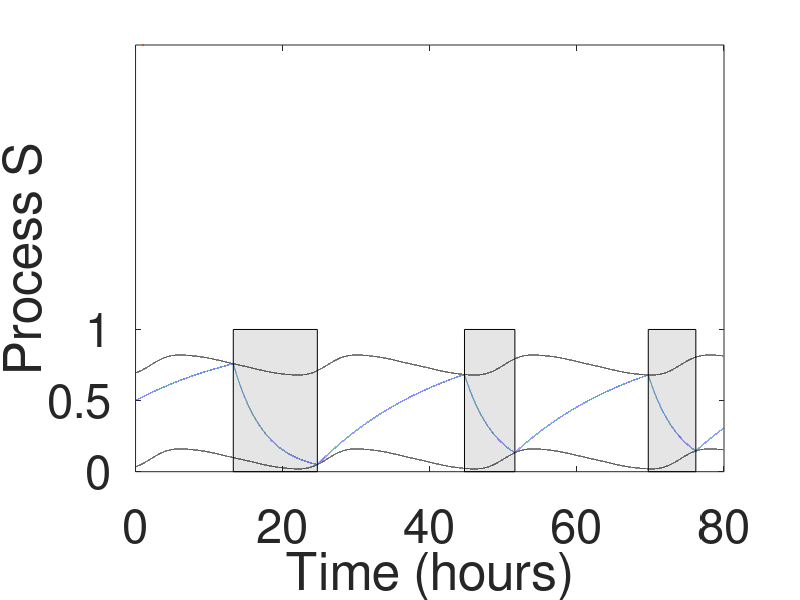

MATLAB code for this plot:

%parameters
dt= 0.001; %time step
T=80; %Total time (hours)
t= 0:dt:T;


%Circadian process equation

alpha= 2.07;%alpha is a phase shift that specifies the distance from the circadian max.
%phi chosen so switch from sleep to wake occurs at appropriate time
omega= 2*pi/24;
C=0.97*sin(omega*(t-alpha))+0.22*sin(2*omega*(t-alpha))+0.07*sin(3*omega*(t-alpha))+0.03*sin(4*omega*(t-alpha))+0.001*sin(5*omega*(t-alpha));


%lower threshold parameters
H0minus = 0.09;
H0plus= 0.75;
a= 0.07;
Hminus = H0minus + a*C;
Hplus= H0plus+a*C;



%Homeostatic process (H) parameters
tau_s= 4.2; %sleep time constant-leads to faster dissipation of sleep pressure
tau_w= 18.2; %awake time constant- slower build up of sleep pressure 
U_t =1; %mu is the upper asymptote i.e the value H would reach if no switch to sleep occured
H0= 0.5;




% initialize H before the loop
H= zeros(size(t));
H(1)=H0;
wake = 1;

for i=2:length(t)

    if wake==1 
        Hnew = U_t+(H(i-1)-U_t)*exp(-dt/tau_w); %when awake update Hnew with wake equation
    elseif wake==0
        Hnew = H(i-1) * exp(-dt/tau_s); %when asleep update Hnew with sleep equation 
   
    end

    if Hplus(i)>Hnew %H is below upper limit
        if Hminus(i)<Hnew
            H(i) = Hnew; %if H is above the lower limit then H assigned to either awake or sleep equation
        else
            wake = 1; %if its below then you must need to switch from alseep to awake
            H(i) = U_t+(H(i-1)-U_t)*exp(-dt/tau_w); %awake
        end
    else
        wake = 0; 
        H(i) = H(i-1) * exp(-dt/tau_s); %otherwise only sleep when already asleep 
    end
end 


%defining shaded region
sleep=(zeros(size(t)));
sleep(1)= 0;
for i=2:length(t)
    if H(i) == H(i-1) * exp(-dt/tau_s) % if asleep
        sleep(i) = 1; % mark as asleep
    else
        sleep(i) = 0; % mark as awake
    end
end

% Define x coordinates for sleep periods
x_rect1 = [];
x_rect2 = [];
x_rect3 = [];% Initialize x coordinates for sleep periods
for i = 1:length(t)
    if sleep(i+1) == 1 && sleep(i) == 0 % First time entering sleep
        x_rect1([1,4]) = t(i);
    elseif sleep(i+1) == 0 && sleep(i) == 1 % First time waking up
        x_rect1([2,3]) = t(i);
        if length(x_rect1) == 4 %Only keep pairs of start and end times
            break; % Exit loop if we have two pairs
        end
    end 
end 
for i=14860:length (t)
     if sleep(i+1) == 1 && sleep(i) == 0 % First time entering sleep
        x_rect2([1,4]) = t(i);
    elseif sleep(i+1) == 0 && sleep(i) == 1 % First time waking up
        x_rect2([2,3]) = t(i);
        if length(x_rect2) == 4 %Only keep pairs of start and end times
            break; % Exit loop if we have two pairs
        end
    end
end

for i=51890:length (t)-1
     if sleep(i+1) == 1 && sleep(i) == 0 % First time entering sleep
        x_rect3([1,4]) = t(i);
     elseif sleep(i+1) == 0 && sleep(i) == 1 % First time waking up
        x_rect3([2,3]) = t(i);
         if length(x_rect3) == 4 %Only keep pairs of start and end times
            break; % Exit loop if we have two pairs
        end
     end 
end 
 

y_rect1= [1,1,0,0];
y_rect2= [1,1,0,0];
y_rect3= [1,1,0,0];


%Plotting results 
close all;

plot(t, Hplus, 'black');
hold on
plot(t, Hminus, 'black')
hold on
plot(t,H,linewidth=3)
xlabel('Time (hours)','FontSize',34)
ylabel  ('Process S','FontSize',34)
yticks([0 0.5 1]);
set(gca, 'FontSize', 34)
hold on
fill(x_rect1,y_rect1,'k','FaceAlpha',0.1)
fill(x_rect2,y_rect2,'k','FaceAlpha',0.1)
fill(x_rect3,y_rect3,'k','FaceAlpha',0.1)
hold off
